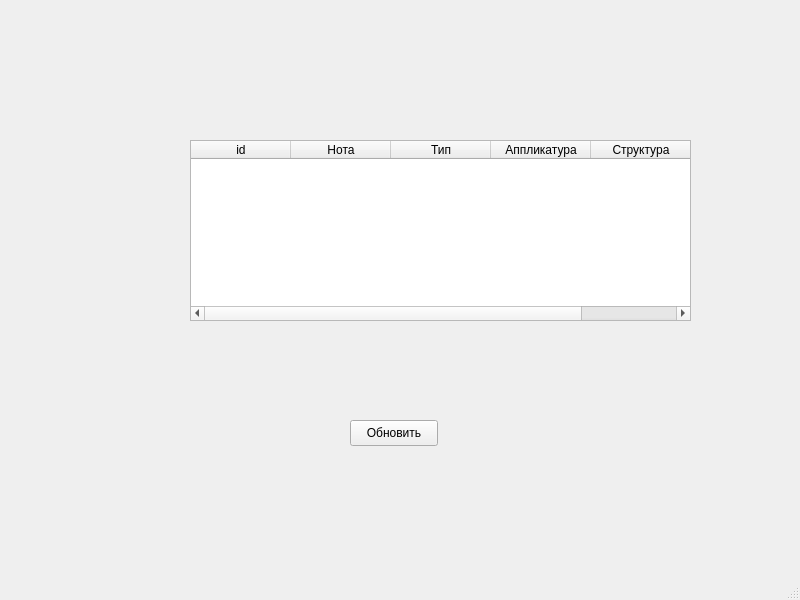
<?xml version="1.0" encoding="UTF-8"?>
<ui version="4.0">
 <class>MainWindow</class>
 <widget class="QMainWindow" name="MainWindow">
  <property name="geometry">
   <rect>
    <x>0</x>
    <y>0</y>
    <width>800</width>
    <height>600</height>
   </rect>
  </property>
  <property name="windowTitle">
   <string>MainWindow</string>
  </property>
  <widget class="QWidget" name="centralwidget">
   <widget class="QTableWidget" name="tableWidget">
    <property name="geometry">
     <rect>
      <x>190</x>
      <y>140</y>
      <width>501</width>
      <height>181</height>
     </rect>
    </property>
    <column>
     <property name="text">
      <string>id</string>
     </property>
    </column>
    <column>
     <property name="text">
      <string>Нота</string>
     </property>
    </column>
    <column>
     <property name="text">
      <string>Тип</string>
     </property>
    </column>
    <column>
     <property name="text">
      <string>Аппликатура</string>
     </property>
    </column>
    <column>
     <property name="text">
      <string>Структура</string>
     </property>
    </column>
   </widget>
   <widget class="QPushButton" name="pushButton">
    <property name="geometry">
     <rect>
      <x>350</x>
      <y>420</y>
      <width>88</width>
      <height>26</height>
     </rect>
    </property>
    <property name="text">
     <string>Обновить</string>
    </property>
   </widget>
  </widget>
  <widget class="QMenuBar" name="menubar">
   <property name="geometry">
    <rect>
     <x>0</x>
     <y>0</y>
     <width>800</width>
     <height>23</height>
    </rect>
   </property>
  </widget>
  <widget class="QStatusBar" name="statusbar"/>
 </widget>
 <resources/>
 <connections/>
</ui>
